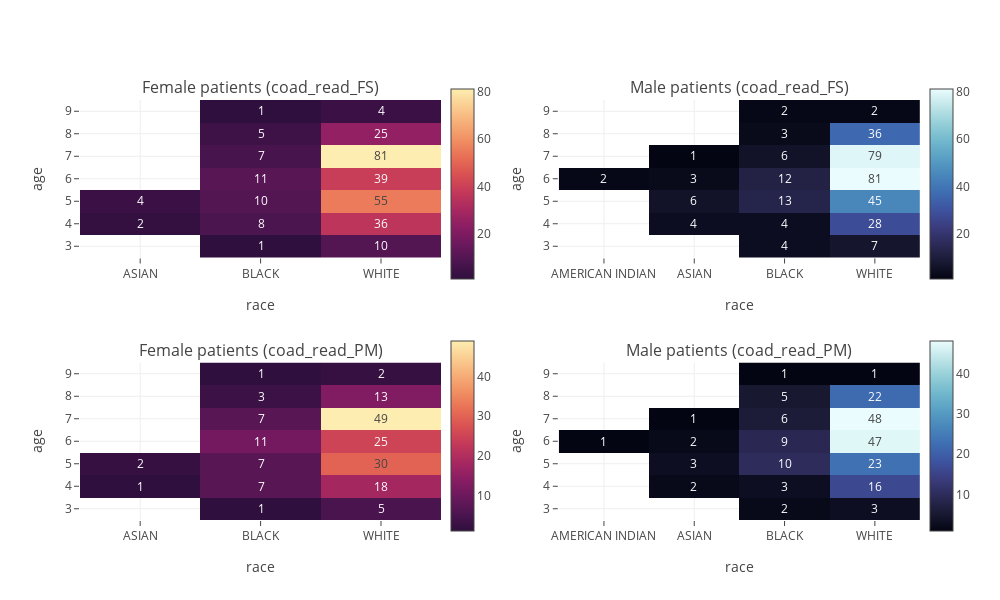

Notebook code cell kept with this figure:
### Code cell
# Build the subplot
fig = make_subplots(2, 2, horizontal_spacing = 0.14,
                    subplot_titles=(f'Female patients ({c1})', f'Male patients ({c1})', f'Female patients ({c2})', f'Male patients ({c2})'))

# Add the heatmaps
fig.add_trace(go.Heatmap(x = p1_f.columns, y = p1_f.index, z = p1_f, coloraxis = 'coloraxis', texttemplate = '%{z}'), 1, 1)
fig.add_trace(go.Heatmap(x = p1_m.columns, y = p1_m.index, z = p1_m, coloraxis = 'coloraxis2', texttemplate = '%{z}'), 1, 2)
fig.add_trace(go.Heatmap(x = p2_f.columns, y = p2_f.index, z = p2_f, coloraxis = 'coloraxis3', texttemplate = '%{z}'), 2, 1)
fig.add_trace(go.Heatmap(x = p2_m.columns, y = p2_m.index, z = p2_m, coloraxis = 'coloraxis4', texttemplate = '%{z}'), 2, 2)

# Update the figures
fig.update_layout(height = 600, width = 1000,
                  template = 'none',
                  yaxis = {"title": 'age'},
                  yaxis2 = {"title": 'age'},
                  yaxis3 = {"title": 'age'},
                  yaxis4 = {"title": 'age'},
                  xaxis = {"title": 'race'},
                  xaxis2 = {"title": 'race'},
                  xaxis3 = {"title": 'race'},
                  xaxis4 = {"title": 'race'},
                  coloraxis = dict(colorscale='matter_r', colorbar_x=0.43, colorbar_y=0.8, colorbar_len = 0.5, colorbar_thickness=23),
                  coloraxis2 = dict(colorscale='ice', colorbar_x=1, colorbar_y=0.8, colorbar_len = 0.5, colorbar_thickness=23),
                  coloraxis3 = dict(colorscale='matter_r', colorbar_x=0.43, colorbar_y=0.2, colorbar_len = 0.5, colorbar_thickness=23),
                  coloraxis4 = dict(colorscale='ice', colorbar_x=1, colorbar_y=0.2, colorbar_len = 0.5, colorbar_thickness=23)) #deep_r
fig.update_layout(yaxis=dict(tickvals=[2, 3, 4, 5, 6, 7, 8, 9]),
                  yaxis2=dict(tickvals=[2, 3, 4, 5, 6, 7, 8, 9]),
                  yaxis3=dict(tickvals=[2, 3, 4, 5, 6, 7, 8, 9]),
                  yaxis4=dict(tickvals=[2, 3, 4, 5, 6, 7, 8, 9]))
fig.write_image("images/eda_3.eps")
fig.show()

### Figure 1 — Plotly figure (JSON) as saved in the notebook; plotly's stock layout.template omitted (floating-point values rounded to 4 significant figures)
{"data": [{"coloraxis": "coloraxis", "texttemplate": "%{z}", "type": "heatmap", "x": ["ASIAN", "BLACK", "WHITE"], "xaxis": "x", "y": ["3", "4", "5", "6", "7", "8", "9"], "yaxis": "y", "z": [[null, 1, 10], [2, 8, 36], [4, 10, 55], [null, 11, 39], [null, 7, 81], [null, 5, 25], [null, 1, 4]]}, {"coloraxis": "coloraxis2", "texttemplate": "%{z}", "type": "heatmap", "x": ["AMERICAN INDIAN", "ASIAN", "BLACK", "WHITE"], "xaxis": "x2", "y": ["3", "4", "5", "6", "7", "8", "9"], "yaxis": "y2", "z": [[null, null, 4, 7], [null, 4, 4, 28], [null, 6, 13, 45], [2, 3, 12, 81], [null, 1, 6, 79], [null, null, 3, 36], [null, null, 2, 2]]}, {"coloraxis": "coloraxis3", "texttemplate": "%{z}", "type": "heatmap", "x": ["ASIAN", "BLACK", "WHITE"], "xaxis": "x3", "y": ["3", "4", "5", "6", "7", "8", "9"], "yaxis": "y3", "z": [[null, 1, 5], [1, 7, 18], [2, 7, 30], [null, 11, 25], [null, 7, 49], [null, 3, 13], [null, 1, 2]]}, {"coloraxis": "coloraxis4", "texttemplate": "%{z}", "type": "heatmap", "x": ["AMERICAN INDIAN", "ASIAN", "BLACK", "WHITE"], "xaxis": "x4", "y": ["3", "4", "5", "6", "7", "8", "9"], "yaxis": "y4", "z": [[null, null, 2, 3], [null, 2, 3, 16], [null, 3, 10, 23], [1, 2, 9, 47], [null, 1, 6, 48], [null, null, 5, 22], [null, null, 1, 1]]}], "layout": {"annotations": [{"font": {"size": 16}, "showarrow": false, "text": "Female patients (coad_read_FS)", "x": 0.215, "xanchor": "center", "xref": "paper", "y": 1, "yanchor": "bottom", "yref": "paper"}, {"font": {"size": 16}, "showarrow": false, "text": "Male patients (coad_read_FS)", "x": 0.785, "xanchor": "center", "xref": "paper", "y": 1, "yanchor": "bottom", "yref": "paper"}, {"font": {"size": 16}, "showarrow": false, "text": "Female patients (coad_read_PM)", "x": 0.215, "xanchor": "center", "xref": "paper", "y": 0.375, "yanchor": "bottom", "yref": "paper"}, {"font": {"size": 16}, "showarrow": false, "text": "Male patients (coad_read_PM)", "x": 0.785, "xanchor": "center", "xref": "paper", "y": 0.375, "yanchor": "bottom", "yref": "paper"}], "coloraxis": {"colorbar": {"len": 0.5, "thickness": 23, "x": 0.43, "y": 0.8}, "colorscale": [[0, "rgb(47, 15, 61)"], [0.09091, "rgb(76, 21, 80)"], [0.1818, "rgb(107, 24, 93)"], [0.2727, "rgb(138, 29, 99)"], [0.3636, "rgb(168, 40, 96)"], [0.4545, "rgb(195, 56, 90)"], [0.5455, "rgb(216, 80, 83)"], [0.6364, "rgb(231, 109, 84)"], [0.7273, "rgb(240, 142, 98)"], [0.8182, "rgb(246, 173, 119)"], [0.9091, "rgb(250, 205, 145)"], [1, "rgb(253, 237, 176)"]]}, "coloraxis2": {"colorbar": {"len": 0.5, "thickness": 23, "x": 1, "y": 0.8}, "colorscale": [[0, "rgb(3, 5, 18)"], [0.09091, "rgb(25, 25, 51)"], [0.1818, "rgb(44, 42, 87)"], [0.2727, "rgb(58, 60, 125)"], [0.3636, "rgb(62, 83, 160)"], [0.4545, "rgb(62, 109, 178)"], [0.5455, "rgb(72, 134, 187)"], [0.6364, "rgb(89, 159, 196)"], [0.7273, "rgb(114, 184, 205)"], [0.8182, "rgb(149, 207, 216)"], [0.9091, "rgb(192, 229, 232)"], [1, "rgb(234, 252, 253)"]]}, "coloraxis3": {"colorbar": {"len": 0.5, "thickness": 23, "x": 0.43, "y": 0.2}, "colorscale": [[0, "rgb(47, 15, 61)"], [0.09091, "rgb(76, 21, 80)"], [0.1818, "rgb(107, 24, 93)"], [0.2727, "rgb(138, 29, 99)"], [0.3636, "rgb(168, 40, 96)"], [0.4545, "rgb(195, 56, 90)"], [0.5455, "rgb(216, 80, 83)"], [0.6364, "rgb(231, 109, 84)"], [0.7273, "rgb(240, 142, 98)"], [0.8182, "rgb(246, 173, 119)"], [0.9091, "rgb(250, 205, 145)"], [1, "rgb(253, 237, 176)"]]}, "coloraxis4": {"colorbar": {"len": 0.5, "thickness": 23, "x": 1, "y": 0.2}, "colorscale": [[0, "rgb(3, 5, 18)"], [0.09091, "rgb(25, 25, 51)"], [0.1818, "rgb(44, 42, 87)"], [0.2727, "rgb(58, 60, 125)"], [0.3636, "rgb(62, 83, 160)"], [0.4545, "rgb(62, 109, 178)"], [0.5455, "rgb(72, 134, 187)"], [0.6364, "rgb(89, 159, 196)"], [0.7273, "rgb(114, 184, 205)"], [0.8182, "rgb(149, 207, 216)"], [0.9091, "rgb(192, 229, 232)"], [1, "rgb(234, 252, 253)"]]}, "height": 600, "width": 1000, "xaxis": {"anchor": "y", "domain": [0, 0.43], "title": {"text": "race"}}, "xaxis2": {"anchor": "y2", "domain": [0.57, 1], "title": {"text": "race"}}, "xaxis3": {"anchor": "y3", "domain": [0, 0.43], "title": {"text": "race"}}, "xaxis4": {"anchor": "y4", "domain": [0.57, 1], "title": {"text": "race"}}, "yaxis": {"anchor": "x", "domain": [0.625, 1], "tickvals": [2, 3, 4, 5, 6, 7, 8, 9], "title": {"text": "age"}}, "yaxis2": {"anchor": "x2", "domain": [0.625, 1], "tickvals": [2, 3, 4, 5, 6, 7, 8, 9], "title": {"text": "age"}}, "yaxis3": {"anchor": "x3", "domain": [0, 0.375], "tickvals": [2, 3, 4, 5, 6, 7, 8, 9], "title": {"text": "age"}}, "yaxis4": {"anchor": "x4", "domain": [0, 0.375], "tickvals": [2, 3, 4, 5, 6, 7, 8, 9], "title": {"text": "age"}}}}
